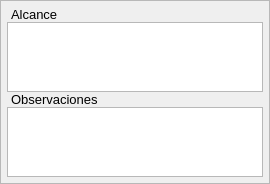
    <widget class="QFrame" name="frame">
     <property name="minimumSize">
      <size>
       <width>0</width>
       <height>0</height>
      </size>
     </property>
     <property name="maximumSize">
      <size>
       <width>16777215</width>
       <height>140</height>
      </size>
     </property>
     <property name="frameShape">
      <enum>QFrame::StyledPanel</enum>
     </property>
     <layout class="QGridLayout" name="gridLayout_2">
      <property name="sizeConstraint">
       <enum>QLayout::SetDefaultConstraint</enum>
      </property>
      <property name="leftMargin">
       <number>6</number>
      </property>
      <property name="topMargin">
       <number>6</number>
      </property>
      <property name="rightMargin">
       <number>6</number>
      </property>
      <property name="bottomMargin">
       <number>6</number>
      </property>
      <property name="horizontalSpacing">
       <number>6</number>
      </property>
      <property name="verticalSpacing">
       <number>0</number>
      </property>
      <item row="2" column="0">
       <widget class="QLabel" name="label_15">
        <property name="font">
         <font>
          <pointsize>10</pointsize>
         </font>
        </property>
        <property name="text">
         <string>Observaciones</string>
        </property>
        <property name="indent">
         <number>4</number>
        </property>
       </widget>
      </item>
      <item row="3" column="0" colspan="2">
       <widget class="QTextEdit" name="dictumObservTextEdit">
        <property name="minimumSize">
         <size>
          <width>0</width>
          <height>0</height>
         </size>
        </property>
        <property name="font">
         <font>
          <pointsize>10</pointsize>
         </font>
        </property>
        <property name="frameShape">
         <enum>QFrame::StyledPanel</enum>
        </property>
        <property name="frameShadow">
         <enum>QFrame::Sunken</enum>
        </property>
        <property name="lineWidth">
         <number>1</number>
        </property>
        <property name="midLineWidth">
         <number>0</number>
        </property>
        <property name="tabChangesFocus">
         <bool>true</bool>
        </property>
        <property name="acceptRichText">
         <bool>false</bool>
        </property>
       </widget>
      </item>
      <item row="1" column="0" colspan="2">
       <widget class="QTextEdit" name="dictumScopeTextEdit">
        <property name="minimumSize">
         <size>
          <width>0</width>
          <height>0</height>
         </size>
        </property>
        <property name="font">
         <font>
          <pointsize>10</pointsize>
         </font>
        </property>
        <property name="frameShape">
         <enum>QFrame::StyledPanel</enum>
        </property>
        <property name="frameShadow">
         <enum>QFrame::Sunken</enum>
        </property>
        <property name="lineWidth">
         <number>1</number>
        </property>
        <property name="midLineWidth">
         <number>0</number>
        </property>
        <property name="tabChangesFocus">
         <bool>true</bool>
        </property>
        <property name="acceptRichText">
         <bool>false</bool>
        </property>
       </widget>
      </item>
      <item row="0" column="0" colspan="2">
       <widget class="QLabel" name="label_14">
        <property name="font">
         <font>
          <pointsize>10</pointsize>
         </font>
        </property>
        <property name="text">
         <string>Alcance</string>
        </property>
        <property name="margin">
         <number>0</number>
        </property>
        <property name="indent">
         <number>4</number>
        </property>
       </widget>
      </item>
     </layout>
    </widget>
